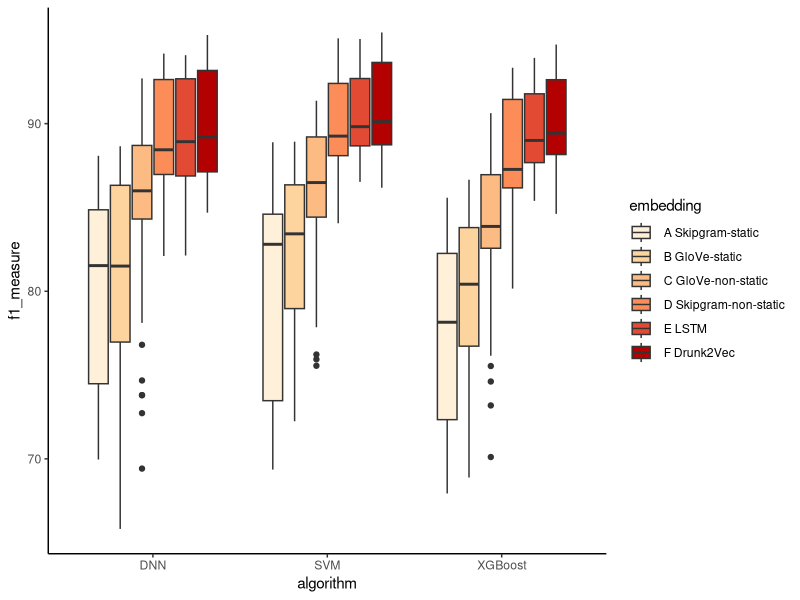

This chart was generated by the following R code:

# library

#https://www.r-graph-gallery.com/boxplot.html

library(ggplot2)
data <- read.csv(file="boxplot/nossosexpsv6.csv", header=TRUE, sep=",")

# grouped boxplot
#ggplot(data, aes(x=algorithm, y=f1_measure, fill=embedding)) +     scale_fill_grey() + theme_classic() +   geom_boxplot() + theme(panel.border = element_blank(), panel.grid.major = element_blank(), panel.grid.minor = element_blank(), axis.line = element_line(colour = "black"))


ggplot(data, aes(x=algorithm, y=f1_measure, fill=embedding)) + theme_classic() +   geom_boxplot() + theme(panel.border = element_blank(), panel.grid.major = element_blank(), panel.grid.minor = element_blank(), axis.line = element_line(colour = "black")) +scale_fill_brewer(palette="OrRd")


data$embedding

